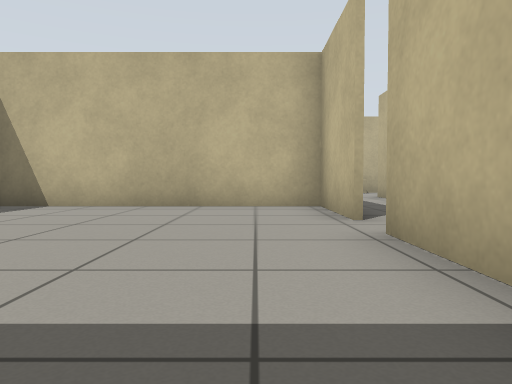
[1] (above)

20 first-person views from a walk through a robot-simulator world made for Gazebo. The camera is 0.5 m above the floor, tilts 2° down and sees 70° across. The floor is counted in squares, 1 m on a side. Each view is taken from the middle of a square. On the plan, view 1 faces up. The plan holds only what a view shows up to about 9 squares ahead; the rest is blank.

[2]
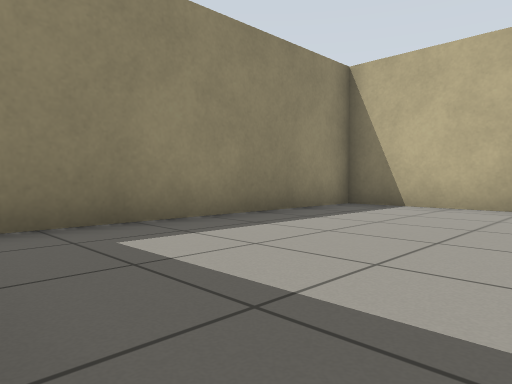

[3]
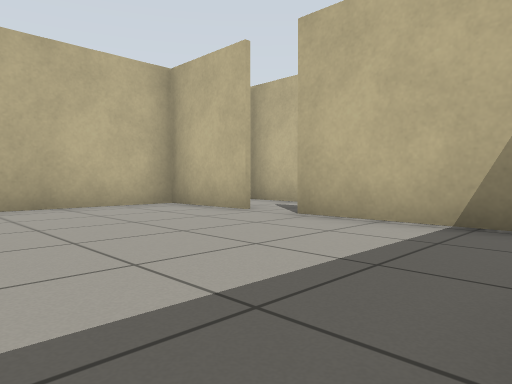

[4]
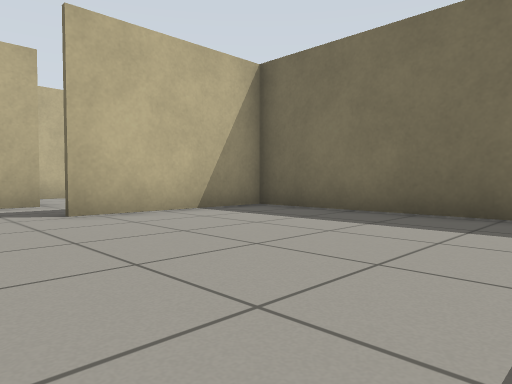

[5]
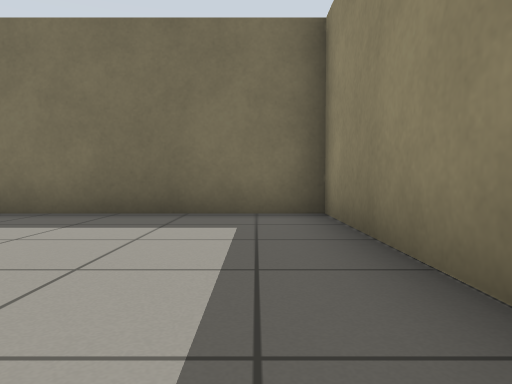

[6]
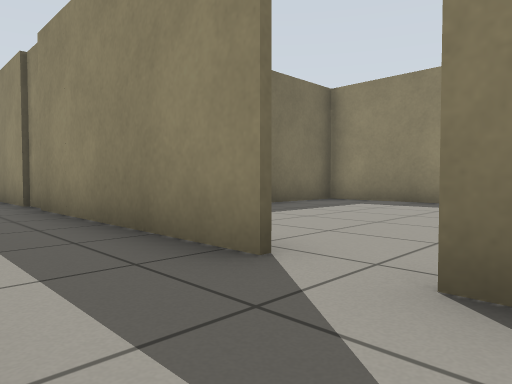

[7]
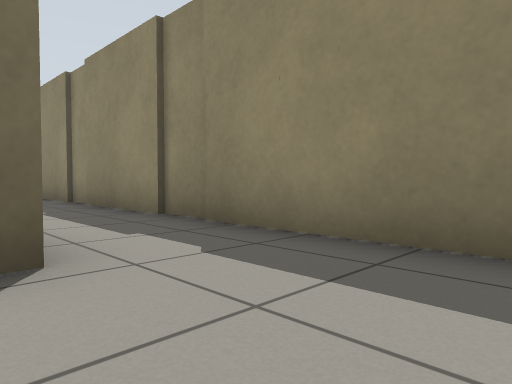

[8]
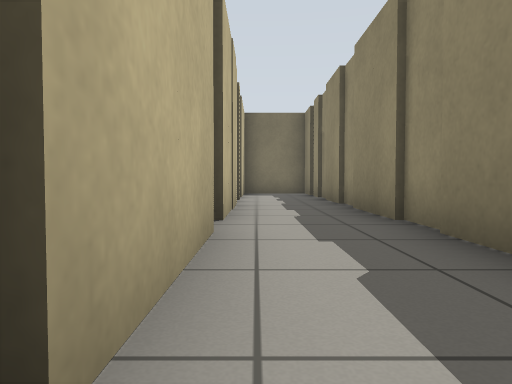

[9]
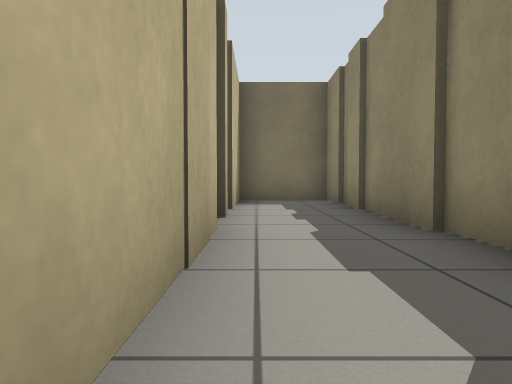

[10]
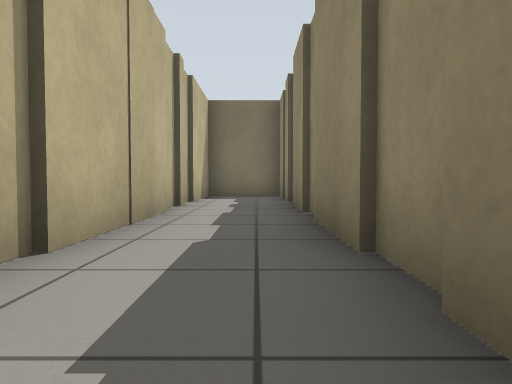

[11]
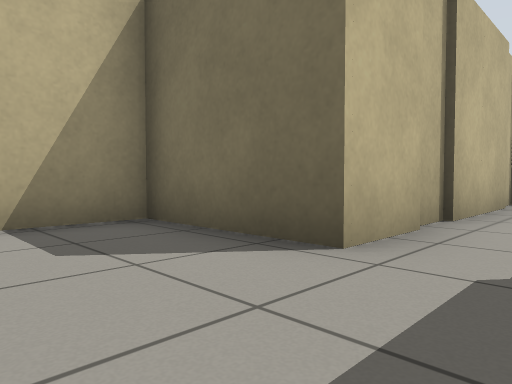

[12]
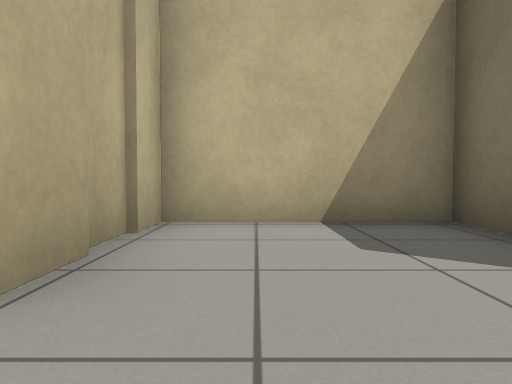

[13]
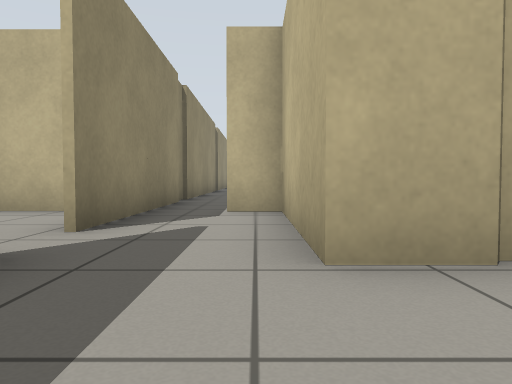

[14]
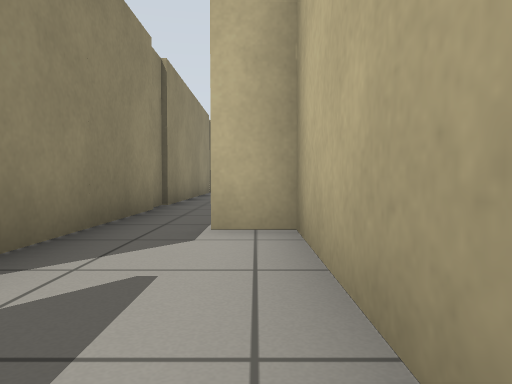

[15]
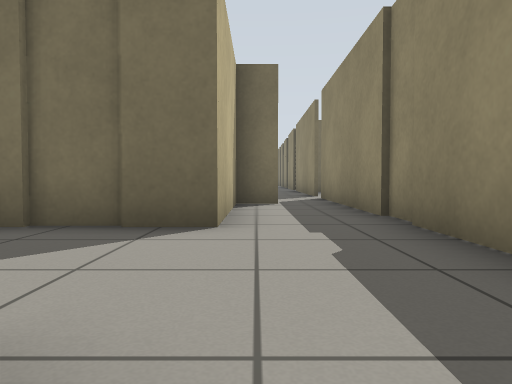

[16]
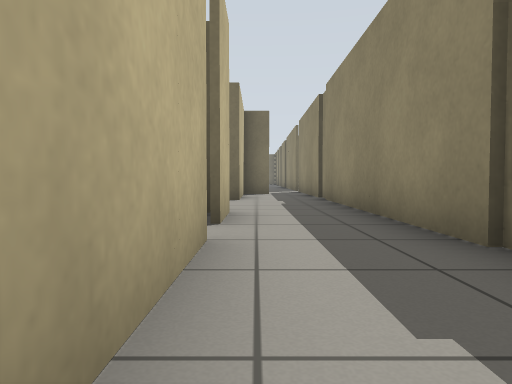

[17]
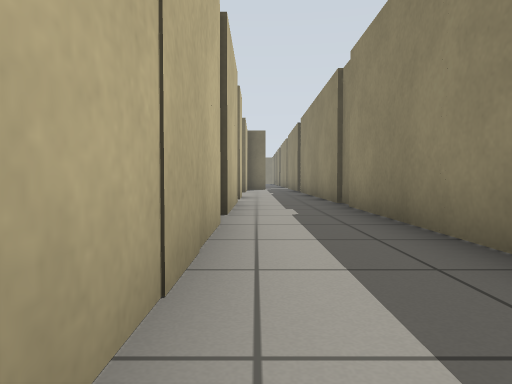

[18]
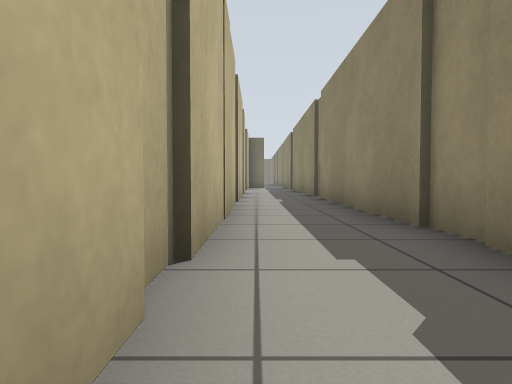

[19]
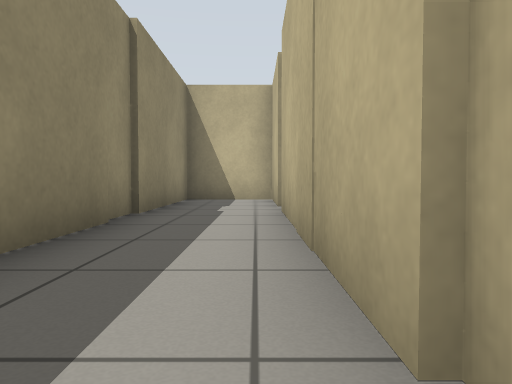

[20]
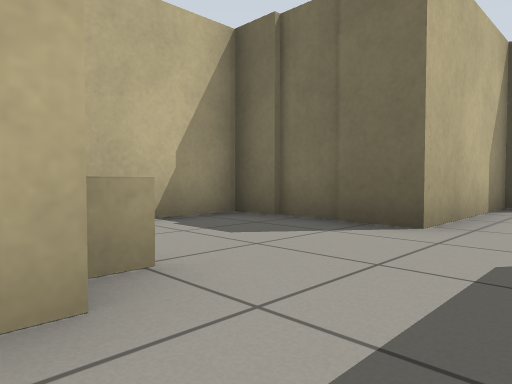

### Floor plan
Points are (right, up) in squares from view 1. A wall is a line through its corners. A room is listed if a view was taken in it or the views show most of it. See-through windows are left out.
Room 1 (views 1, 2, 3, 4, 5)
walls: (1.2, 4.4) (1.2, 6.7) (-5, 6.7) (-5, -0.3) (1.2, -0.3) (1.2, 3.4)
ways out: opening at (1, 4) to room 2
Room 2 (view 6)
walls: (1.3, 6.4) (1.3, 4.4); (3.5, 6.7) (2.5, 6.7); (3.4, 3.1) (3.4, 6.5)
ways out: opening at (1, 4) to room 1; opening at (2.5, 3) to room 3; opening at (2, 7) to room 4
Room 3 (views 7, 8, 9, 10, 11, 12, 13, 14)
walls: (3.4, -5.5) (3.4, -1.9); (3.4, -1.8) (3.4, -0.3) (6.2, -0.3) (6.2, 3.1) (3.4, 3.1); (3.4, -9.8) (3.4, -6); (3.4, -11.2) (3.4, -10.1); (1.3, 3.4) (1.3, -14.7) (3.4, -14.7) (3.4, -11.6)
ways out: opening at (2.5, 3) to room 2
Room 4 (views 15, 16, 17, 18, 19, 20)
walls: (3.4, 16) (3.4, 19); (3.4, 19.6) (3.4, 25.4); (3.4, 13.4) (3.4, 15); (3.4, 25.6) (3.4, 27.6); (2.5, 6.6) (3.5, 6.6); (3.4, 6.5) (3.4, 10.2) (6.2, 10.2) (6.2, 12.5); (3.5, 28) (1.3, 28) (1.3, 6.4)
low walls: (3.9, 12.9) (3.9, 13.4)
ways out: opening at (2, 7) to room 2

Positions as (right, up) in squares from view 1, and headings:
1: (0, 0), facing up
2: (-1, 0), facing up-left
3: (-3, 0), facing up-right
4: (-4, 5), facing down-right
5: (-4, 5), facing down
6: (3, 5), facing down-left
7: (4, 2), facing down-left
8: (3, -2), facing down
9: (3, -6), facing down
10: (2, -4), facing down
11: (2, 2), facing down-right
12: (2, 2), facing right
13: (3, 1), facing up
14: (3, 3), facing up
15: (3, 14), facing down
16: (3, 19), facing down
17: (3, 24), facing down
18: (3, 27), facing down
19: (3, 19), facing up
20: (2, 14), facing down-right
